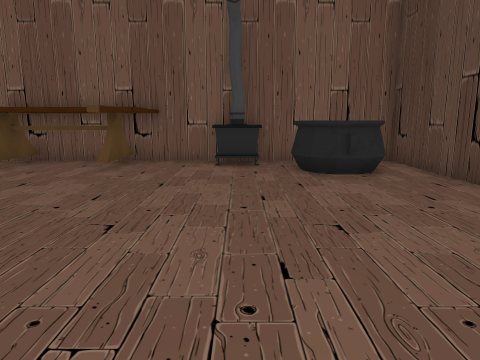
view 1 (above)

16 first-person views from a walk through a Unity game level. The camera is 1.3 m above the floor, tilts 10° down and sees 70° across. The floor is counted in squares, 1 m on a side. Each view is taken from the middle of a square. On the plan, view 1 faces up. The plan holds only what a view shows up to about 15 squares ahead; the rest is blank. The place goes on beyond the plan. The player character is not drawn.

view 2
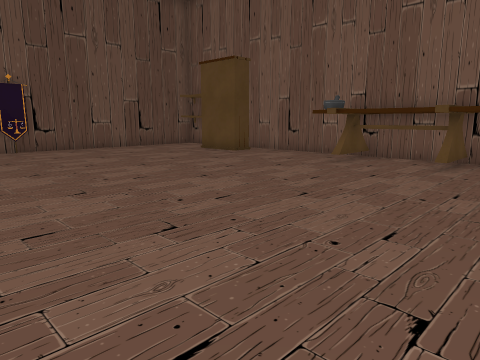

view 3
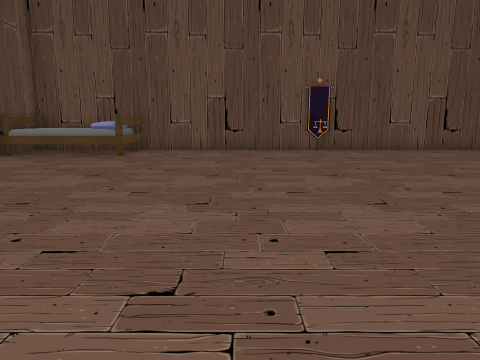

view 4
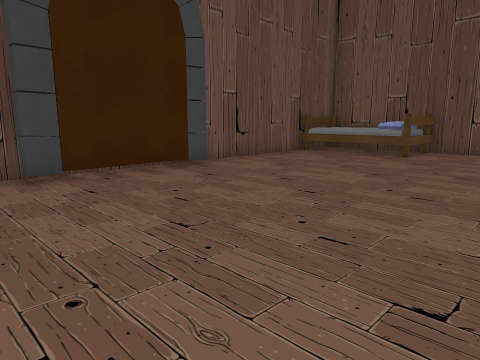

view 5
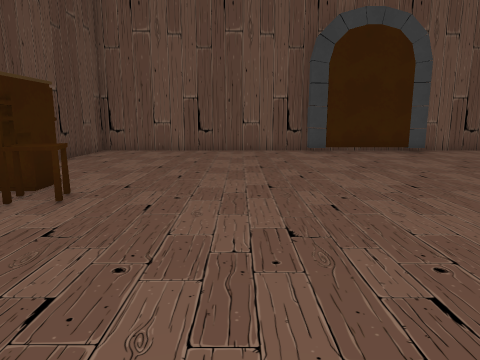

view 6
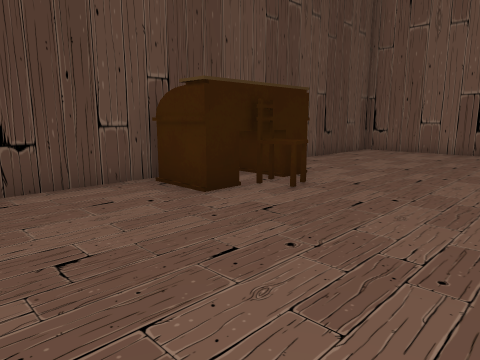

view 7
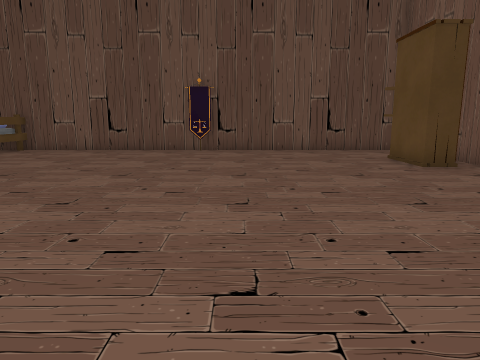

view 8
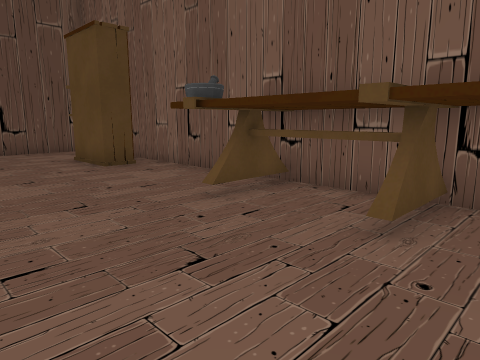

view 9
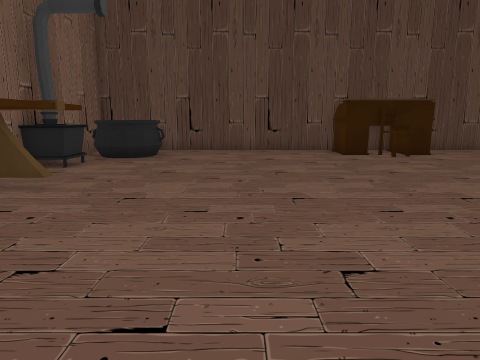

view 10
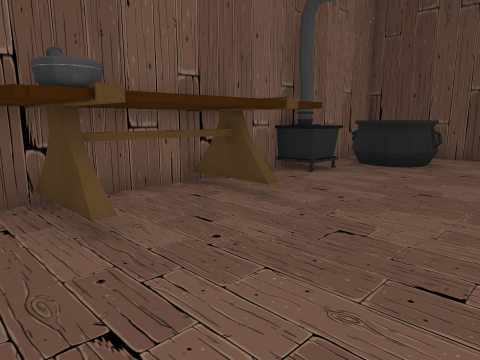

view 11
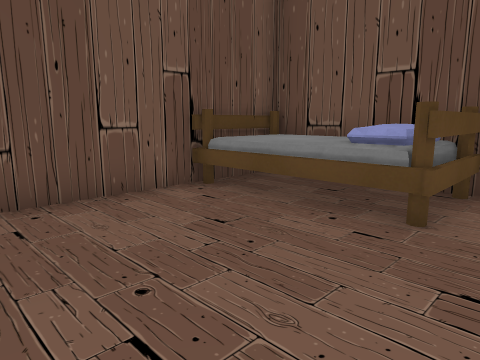

view 12
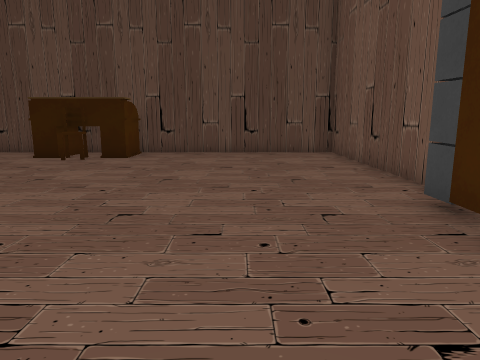

view 13
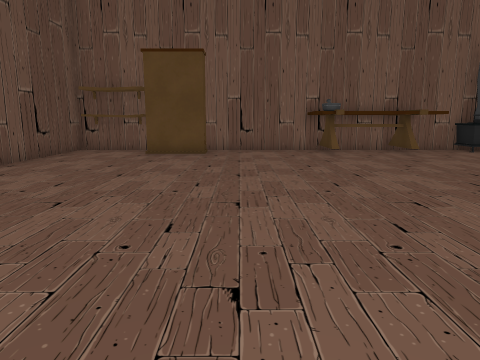

view 14
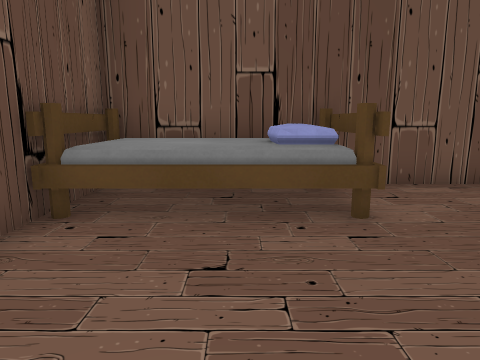

view 15
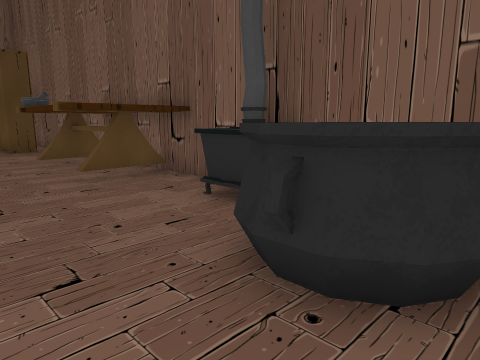

view 16
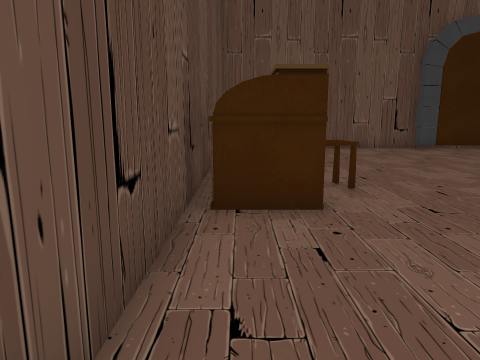

### Floor plan
Key: @ floor where view 1 was taken; # wall or solid block; . floor; O other object.
Columns run from 17 left of view 1 to 5 right of it. Each row starts with its distance up from view 1.
 11 ###########OOOO##O#####
 10 #OOO  O...OOOOO.OO.OO #
  9 #...OOO...OOOOO....OOO#
  8 #.........O..OO....OO.#
  7 #.....................#
  6 #.....................#
  5 #.....................#
  4 #.....................#
  3 #.....................#
  2 OO....................#
  1 #...................OO#
  0 #................@.OOO#
 -1 #..................OOO#
 -2 #...................OO#
 -3 #.....................#
 -4 #.....................#
 -5 #OO...................#
 -6 #OOO..................#
 -7 #OOO..................#
 -8 #OOO..................#
 -9 #OOO.....#####........#
-10 #OOO######   ##########

Where each view was taken, in squares from view 1:
view 1: 0 up, 0 right, facing up
view 2: 1 down, 1 left, facing up-left
view 3: 1 down, 2 left, facing left
view 4: 1 down, 2 left, facing down-left
view 5: 5 up, 1 left, facing down
view 6: 5 up, 2 left, facing down-right
view 7: 4 up, 2 left, facing left
view 8: 5 up, 2 left, facing up-left
view 9: 5 up, 10 left, facing right
view 10: 5 up, 8 left, facing up-right
view 11: 4 down, 10 left, facing down-left
view 12: 6 down, 9 left, facing right
view 13: 4 down, 10 left, facing up
view 14: 7 down, 10 left, facing left
view 15: 6 up, 4 right, facing up-left
view 16: 6 up, 4 right, facing down
